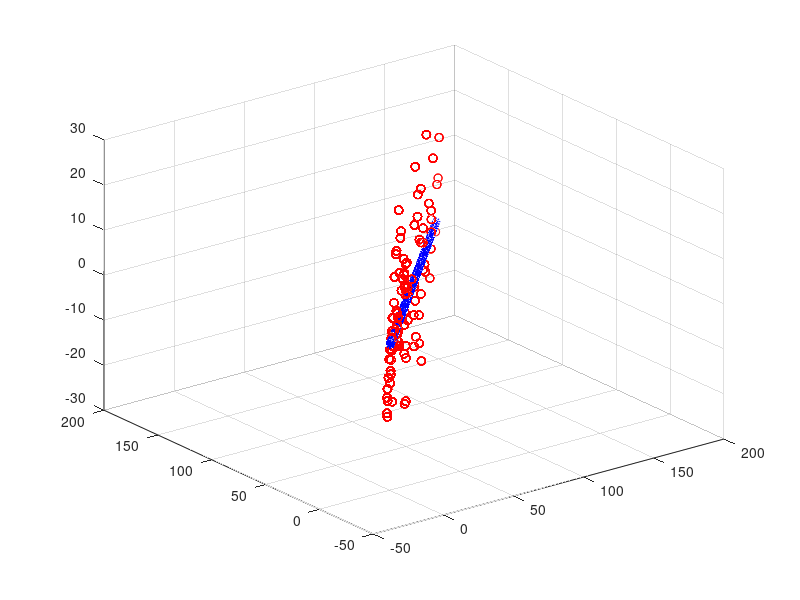

Recreate this plot in MATLAB. (Note: this script raises an error after producing the figure.)
close all;
clear all;
dt=0.1;
u=2.55;
duration=10;
CM_IDX=[];
Q=[2; 2; 2;1;1; 0];
Q_estimate=Q;
Accel_Noise_Mag=0.05;
tkn_x=1;%measurement noise in x 
tkn_y=1;%measurement noise in y
tkn_z=1;%measurement noise in z
tkn_vx=1;%measurement noise of velocity in x
tkn_vy=2;%measurement noise of velocity in y
tkn_vz=1;%Measurement noise of Velocity in Z
measurement_noise_mag=10;

Ez=[tkn_x^2 0 0 0 0 0;0 tkn_y^2 0 0 0 0;0 0 tkn_z^2 0 0 0;0 0 0 tkn_vx^2 0 0;0 0 0 0 tkn_vy^2 0;0 0 0 0 0 tkn_vz^2];
Ex=Accel_Noise_Mag^2*[dt^4/4 0 0 dt^3 0 0;0 dt^4/4 0 0 dt^3/2 0;0 0 dt^4/4 0 0 dt^2;dt^3/2 0 0 dt^2 0 0;0 dt^3/2 0 0 dt^2 0;0 0 dt^3/2 0 0 dt^2];% process error covariance
P=Ex;

A=[1 0 0 dt 0 0;0 1 0 0 dt 0;0 0 1 0 0 dt;0 0 0 1 0 0;0 0 0 0 1 0;0 0 0 0 0 1];% transition matrix
B=[dt^2/2;dt^2/2;0;dt;dt;0];%control matrix in this case accelaration
C=[1 0 0 0 0 0;0 1 0 0 0 0;0 0 1 0 0 0;0 0 0 1 0 0;0 0 0 0 1 0;0 0 0 0 0 1];%measurement matrix
%Initial variables
Q_Loc=[];
Q_Loc_x=[];
Q_Loc_y=[];
Q_Loc_z=[];
Vel_measured=[];
Q_Measure=[];
Q_Loc_MeasureX=[];
Q_Loc_MeasureY=[];
Q_Loc_MeasureZ=[];

figure(1);clf
for t=0:dt:duration
    targetAccel_noise=Accel_Noise_Mag*[(dt^2/2)*randn;(dt^2/2)*randn;0;dt*randn;dt*randn;0];
    Q=A*Q+B*u+targetAccel_noise;
    measurement_noise=measurement_noise_mag*randn;
    Measurement=C*Q+measurement_noise;
    Q_Loc=[Q_Loc Q(1:3)];
    Q_Loc_x=[Q_Loc_x;Q(1)];
    Q_Loc_y=[Q_Loc_y;Q(2)];
    Q_Loc_z=[Q_Loc_z;Q(3)];
    Q_Measure=[Q_Measure Measurement];
    Q_Loc_MeasureX=[Q_Loc_MeasureX;Measurement(1)];
    Q_Loc_MeasureY=[Q_Loc_MeasureY;Measurement(2)];
    Q_Loc_MeasureZ=[Q_Loc_MeasureZ;Measurement(3)];
    Vel_measured=[Vel_measured Measurement(4:6)];
    
    plot3(Q_Loc_MeasureX,Q_Loc_MeasureY,Q_Loc_MeasureZ,'ro');
    plot3(Q_Loc_x,Q_Loc_y,Q_Loc_z,'b*');
    hold on
    grid on
    %pause
end

%Estimated variables
Q_Loc_estimate=[];
Q_Loc_estimateX=[];
Q_Loc_estimateY=[];
Q_Loc_estimateZ=[];
Vel_estimate=[];
Q=[0; 0; 0;0; 0;0];
P_estimate=P;
Predic_state=[];
Predic_var=[];

for t=1:length(Q_Loc)
    Q_estimate=A*Q_estimate+B*u;
    Predic_state=[Predic_state Q_estimate];
    P=A*P*A'+Ex;
    Predic_var=[Predic_var P];
    K=P*C'*inv(C*P*C'+Ez);
    if ~isnan(Q_Measure(:,t))
     Q_estimate=Q_estimate+K*(Q_Measure(:,t)-C*Q_estimate);
    end
    P=(eye(6)-K*C)*P;
    Q_Loc_estimate=[Q_Loc_estimate Q_estimate(1:3)];
    Q_Loc_estimateX=[Q_Loc_estimateX;Q_estimate(1)];
    Q_Loc_estimateY=[Q_Loc_estimateY;Q_estimate(2)];
    Q_Loc_estimateZ=[Q_Loc_estimateZ;Q_estimate(3)];
    Vel_estimate=[Vel_estimate Q_estimate(4:6)];
    [r,a,e] = Estimate(Q_estimate(1),Q_estimate(2),Q_estimate(3));
        %if (t>1&&t<length(Q_Loc))
        %r(t)=r;
        %v=(r(t)-r(t-1))./dt;
        %end
        %
        %lqe();kalman filter estimator built in matlab function
        %lqr built in function used to calculate kalman gain
    hold on
    grid on
end
figure(2);clf
tt=0:dt:duration;
plot(tt,Q_Loc_y,'-r.',tt,Q_Loc_MeasureY,'-k.',tt,Q_Loc_estimateY,'-g.');
figure(3);clf
plot3(Q_Loc_x,Q_Loc_y,Q_Loc_z,'g+');
hold on
plot3(Q_Loc_MeasureX,Q_Loc_MeasureY,Q_Loc_MeasureZ,'b*');

hold on
plot3(Q_Loc_estimateX,Q_Loc_estimateY,Q_Loc_estimateZ,'ro');

hold on
legend('Actual location','Mesaured location','Estimated location');
grid on